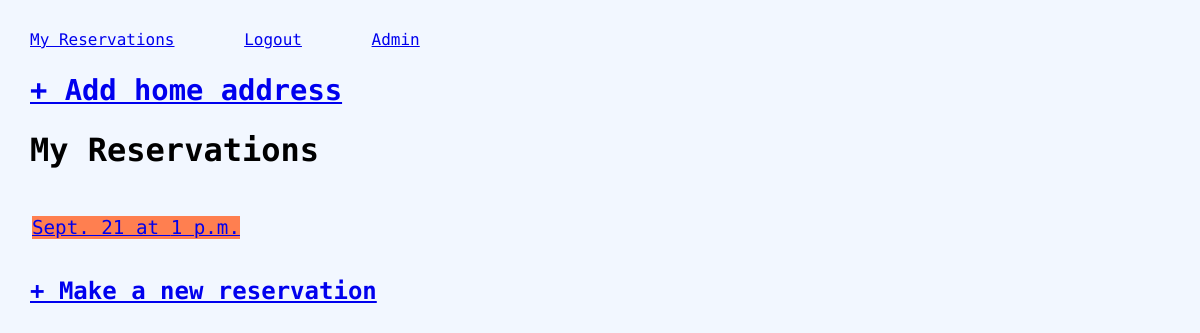
Page /reservations/ (signed in) on the earlier database version.
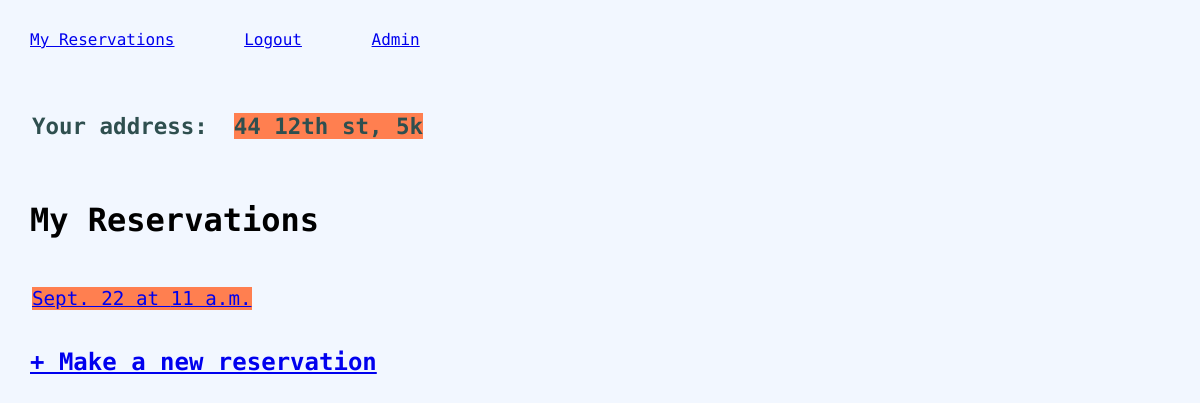
Same page on the later database version.
### reservations/models.py (models this page shows, shortened)
class Reservation(models.Model):
    user = models.ForeignKey(USER_MODEL, related_name=("reservations"), on_delete=models.CASCADE)
    reserved_on = models.DateTimeField(auto_now_add=True)
    service_date_time = models.DateTimeField(null=True, blank=True)
    cleaner = models.ForeignKey("Cleaner",related_name="reservations",on_delete=models.CASCADE, null=True, blank=True)
    address = models.ForeignKey("Address",related_name="reservations",on_delete=models.CASCADE, null=True)

class Address(models.Model):
    user = models.ForeignKey(USER_MODEL, related_name=("addresses"), on_delete=models.CASCADE)
    building_num = models.SmallIntegerField()
    street = models.CharField(max_length=100)
    apt_num = models.CharField(max_length=20)
    def __str__(self):
        return f'{self.building_num} {self.street}, {self.apt_num}'

### reservations/views.py (the view)
# urls.py: path("", ReservationListView, name="home"),
@login_required
def ReservationListView(request):
    startdate = datetime.today()
    enddate = startdate + timedelta(days=14)
    if request.method == "GET":
        print(request.GET)
    context = {"reservations": Reservation.objects.filter(user=request.user, service_date_time__range=[startdate,enddate]),
    "address": Address.objects.filter(user=request.user).last()
    }
    return render(request, "reservations/home.html", context)

### reservations/templates/reservations/home.html
{% extends "base.html" %}
{% block content %}
    <main>
        <div class="wrapper-address">
            {% if address %}
            <table class="table-address">
                <tr>
                    <td><h3>Your address:</h3></td>
                    <td><h3 class="address-update">{{ address }}</h3></td>
                    <td><a class="button" href="{% url 'add_address' %}">Update Address</a></td>
                </tr>
            </table>
            {% else %}
            <h2><a href="{% url 'add_address' %}">+ Add home address</a><h2>
            {% endif %}
        </div>
        <h1>My Reservations</h1>
        {% if reservations %}
        <div class="wrapper-address">
        <table>
            {% for reservation in reservations|dictsort:"service_date_time" %}
            <tr class="table-reservations">
                <td><a href="{% url 'detail' reservation.pk %}" class="address-update">{{ reservation.service_date_time|date:"N j" }} at {{ reservation.service_date_time|date:"g a" }}</a></td>
                <td><a class="button" href="{% url 'date_pick' reservation.pk %}">Update</a></td>
                <td><a class="button" href="{% url 'reservation_delete' reservation.pk %}">Delete</a></td>
            </tr>
            {% endfor %}
        </table>
        </div>
        {% endif %}
        <h2><a href="{% url 'new_date_pick' %}">+ Make a new reservation</a><h2>
    </main>
{% endblock content %}

Differences in the rows shown:
removed Reservation: service_date_time "Sept. 21", service_date_time "1 p.m."
added Address: building_num+street+apt_num "44 12th st, 5k"
added Reservation: service_date_time "Sept. 22", service_date_time "11 a.m."
Other differences:
text no longer shown: "+ Add home address"
text now shown: "Your address:"
